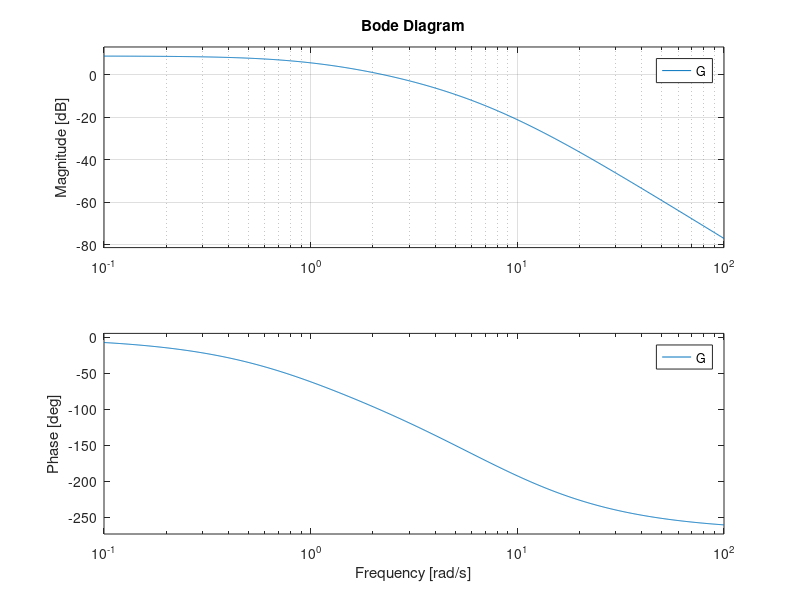
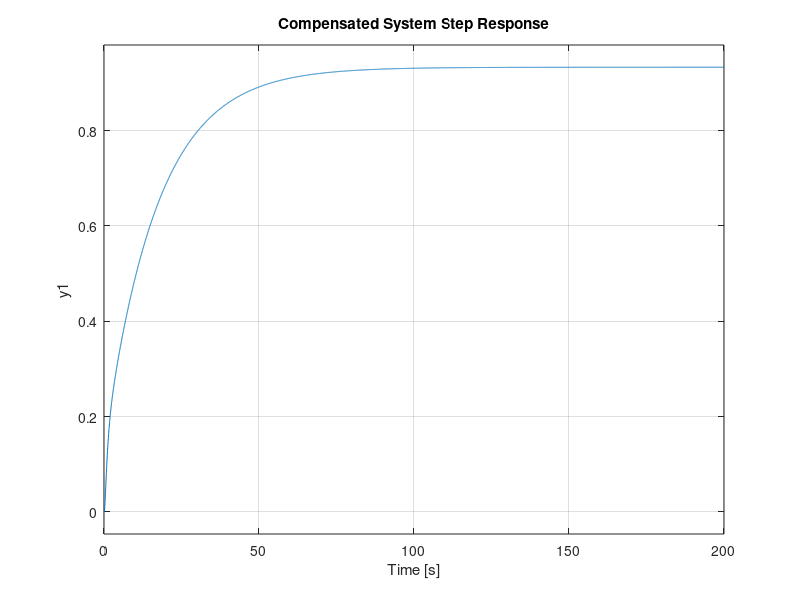

The MATLAB script that drew these images, in order:
% Homework 12
% Problem 2 (Nise 11.7)

%%%%%%%%%%%%%%%%% Solved Parameters %%%%%%%%%%%%%%%%%
Zc = 0.3;
Pc = 0.0045;
Kc = Pc/Zc*5;

%%%%%%%%%%%%%%%%% Given  Parameters %%%%%%%%%%%%%%%%%
overshoot = 0.15;
zeta = -1*log(.15)/sqrt(3.1415926^2+(log(.15))^2);
s = tf('s');

G = 140/((s+1)*(s+5)*(s+10));

% rlocus(G)
% zgrid(zeta,0)

%%%%%%%%%%%%%%%%%%% Get Bode plot %%%%%%%%%%%%%%%%%%%
figure(1)
bode(G)
grid

Gc = Kc*(s+Zc)/(s+Pc);
Sys = feedback((Gc*G),1);

figure(2)
step(Sys)
title(['Compensated System Step Response'])